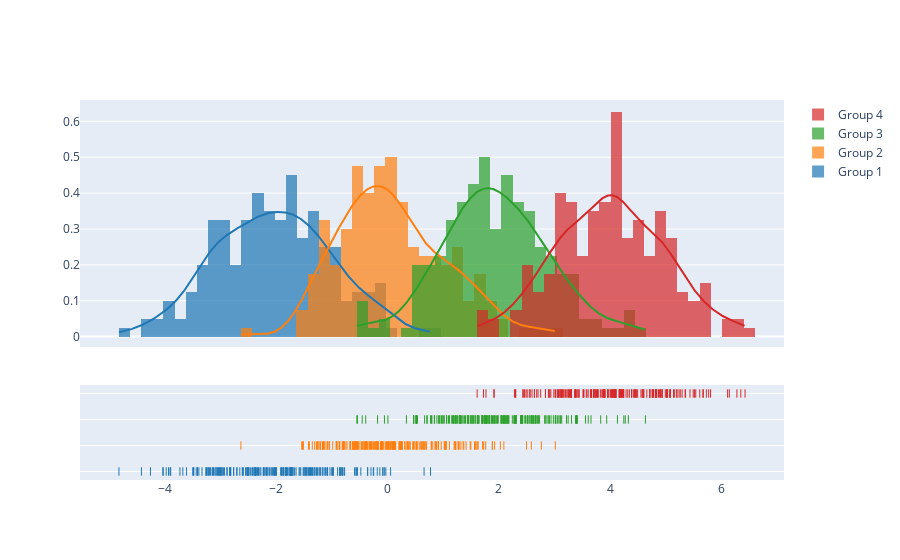

The cell this chart's notebook holds for it:
### Code cell
import plotly.figure_factory as ff
import numpy as np

x1 = np.random.randn(200) - 2
x2 = np.random.randn(200)
x3 = np.random.randn(200) + 2
x4 = np.random.randn(200) + 4

hist_data = [x1, x2, x3, x4]
group_labels = ['Group 1', 'Group 2', 'Group 3', 'Group 4']

fig = ff.create_distplot(hist_data, group_labels, bin_size=.2)
fig.show()

### Figure 1 — Plotly figure (JSON) as saved in the notebook; plotly's stock layout.template omitted (floating-point values rounded to 4 significant figures; data arrays with more than 128 entries replaced by an {"elided": "..."} marker saying what was removed)
{"data": [{"autobinx": false, "histnorm": "probability density", "legendgroup": "Group 1", "marker": {"color": "rgb(31, 119, 180)"}, "name": "Group 1", "opacity": 0.7, "type": "histogram", "x": {"elided": "200 float values"}, "xaxis": "x", "xbins": {"end": 0.7708, "size": 0.2, "start": -4.833}, "yaxis": "y"}, {"autobinx": false, "histnorm": "probability density", "legendgroup": "Group 2", "marker": {"color": "rgb(255, 127, 14)"}, "name": "Group 2", "opacity": 0.7, "type": "histogram", "x": {"elided": "200 float values"}, "xaxis": "x", "xbins": {"end": 3.015, "size": 0.2, "start": -2.64}, "yaxis": "y"}, {"autobinx": false, "histnorm": "probability density", "legendgroup": "Group 3", "marker": {"color": "rgb(44, 160, 44)"}, "name": "Group 3", "opacity": 0.7, "type": "histogram", "x": {"elided": "200 float values"}, "xaxis": "x", "xbins": {"end": 4.636, "size": 0.2, "start": -0.5538}, "yaxis": "y"}, {"autobinx": false, "histnorm": "probability density", "legendgroup": "Group 4", "marker": {"color": "rgb(214, 39, 40)"}, "name": "Group 4", "opacity": 0.7, "type": "histogram", "x": {"elided": "200 float values"}, "xaxis": "x", "xbins": {"end": 6.428, "size": 0.2, "start": 1.609}, "yaxis": "y"}, {"legendgroup": "Group 1", "marker": {"color": "rgb(31, 119, 180)"}, "mode": "lines", "name": "Group 1", "showlegend": false, "type": "scatter", "x": {"elided": "500 float values"}, "xaxis": "x", "y": {"elided": "500 float values"}, "yaxis": "y"}, {"legendgroup": "Group 2", "marker": {"color": "rgb(255, 127, 14)"}, "mode": "lines", "name": "Group 2", "showlegend": false, "type": "scatter", "x": {"elided": "500 float values"}, "xaxis": "x", "y": {"elided": "500 float values"}, "yaxis": "y"}, {"legendgroup": "Group 3", "marker": {"color": "rgb(44, 160, 44)"}, "mode": "lines", "name": "Group 3", "showlegend": false, "type": "scatter", "x": {"elided": "500 float values"}, "xaxis": "x", "y": {"elided": "500 float values"}, "yaxis": "y"}, {"legendgroup": "Group 4", "marker": {"color": "rgb(214, 39, 40)"}, "mode": "lines", "name": "Group 4", "showlegend": false, "type": "scatter", "x": {"elided": "500 float values"}, "xaxis": "x", "y": {"elided": "500 float values"}, "yaxis": "y"}, {"legendgroup": "Group 1", "marker": {"color": "rgb(31, 119, 180)", "symbol": "line-ns-open"}, "mode": "markers", "name": "Group 1", "showlegend": false, "type": "scatter", "x": {"elided": "200 float values"}, "xaxis": "x", "y": {"elided": "200 str values"}, "yaxis": "y2"}, {"legendgroup": "Group 2", "marker": {"color": "rgb(255, 127, 14)", "symbol": "line-ns-open"}, "mode": "markers", "name": "Group 2", "showlegend": false, "type": "scatter", "x": {"elided": "200 float values"}, "xaxis": "x", "y": {"elided": "200 str values"}, "yaxis": "y2"}, {"legendgroup": "Group 3", "marker": {"color": "rgb(44, 160, 44)", "symbol": "line-ns-open"}, "mode": "markers", "name": "Group 3", "showlegend": false, "type": "scatter", "x": {"elided": "200 float values"}, "xaxis": "x", "y": {"elided": "200 str values"}, "yaxis": "y2"}, {"legendgroup": "Group 4", "marker": {"color": "rgb(214, 39, 40)", "symbol": "line-ns-open"}, "mode": "markers", "name": "Group 4", "showlegend": false, "type": "scatter", "x": {"elided": "200 float values"}, "xaxis": "x", "y": {"elided": "200 str values"}, "yaxis": "y2"}], "layout": {"barmode": "overlay", "hovermode": "closest", "legend": {"traceorder": "reversed"}, "xaxis": {"anchor": "y2", "domain": [0, 1], "zeroline": false}, "yaxis": {"anchor": "free", "domain": [0.35, 1], "position": 0}, "yaxis2": {"anchor": "x", "domain": [0, 0.25], "dtick": 1, "showticklabels": false}}}
